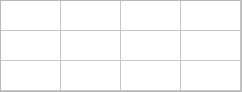
<?xml version="1.0" encoding="UTF-8"?>
<ui version="4.0">
    <class>matrix4Viewer_form</class>
    <widget class="QWidget" name="matrix4Viewer_form">
        <property name="geometry">
            <rect>
                <x>0</x>
                <y>0</y>
                <width>242</width>
                <height>92</height>
            </rect>
        </property>
        <property name="sizePolicy">
            <sizepolicy hsizetype="Fixed" vsizetype="Fixed">
                <horstretch>0</horstretch>
                <verstretch>0</verstretch>
            </sizepolicy>
        </property>
        <property name="windowTitle">
            <string>Form</string>
        </property>
        <layout class="QHBoxLayout" name="horizontalLayout">
            <property name="spacing">
                <number>0</number>
            </property>
            <property name="leftMargin">
                <number>0</number>
            </property>
            <property name="topMargin">
                <number>0</number>
            </property>
            <property name="rightMargin">
                <number>0</number>
            </property>
            <property name="bottomMargin">
                <number>0</number>
            </property>
            <item>
                <widget class="QTableWidget" name="matrix_table">
                    <property name="sizePolicy">
                        <sizepolicy hsizetype="Fixed" vsizetype="Fixed">
                            <horstretch>0</horstretch>
                            <verstretch>0</verstretch>
                        </sizepolicy>
                    </property>
                    <property name="verticalScrollBarPolicy">
                        <enum>Qt::ScrollBarAlwaysOff</enum>
                    </property>
                    <property name="horizontalScrollBarPolicy">
                        <enum>Qt::ScrollBarAlwaysOff</enum>
                    </property>
                    <property name="sizeAdjustPolicy">
                        <enum>QAbstractScrollArea::AdjustToContents</enum>
                    </property>
                    <property name="autoScroll">
                        <bool>true</bool>
                    </property>
                    <property name="selectionMode">
                        <enum>QAbstractItemView::SingleSelection</enum>
                    </property>
                    <property name="showGrid">
                        <bool>true</bool>
                    </property>
                    <property name="gridStyle">
                        <enum>Qt::SolidLine</enum>
                    </property>
                    <property name="wordWrap">
                        <bool>false</bool>
                    </property>
                    <property name="cornerButtonEnabled">
                        <bool>false</bool>
                    </property>
                    <property name="rowCount">
                        <number>3</number>
                    </property>
                    <property name="columnCount">
                        <number>4</number>
                    </property>
                    <attribute name="horizontalHeaderVisible">
                        <bool>false</bool>
                    </attribute>
                    <attribute name="horizontalHeaderDefaultSectionSize">
                        <number>60</number>
                    </attribute>
                    <attribute name="horizontalHeaderHighlightSections">
                        <bool>false</bool>
                    </attribute>
                    <attribute name="horizontalHeaderMinimumSectionSize">
                        <number>60</number>
                    </attribute>
                    <attribute name="verticalHeaderVisible">
                        <bool>false</bool>
                    </attribute>
                    <attribute name="verticalHeaderDefaultSectionSize">
                        <number>30</number>
                    </attribute>
                    <attribute name="verticalHeaderHighlightSections">
                        <bool>false</bool>
                    </attribute>
                    <attribute name="verticalHeaderMinimumSectionSize">
                        <number>30</number>
                    </attribute>
                    <row/>
                    <row/>
                    <row/>
                    <column/>
                    <column/>
                    <column/>
                    <column/>
                </widget>
            </item>
        </layout>
    </widget>
    <resources/>
    <connections/>
</ui>
